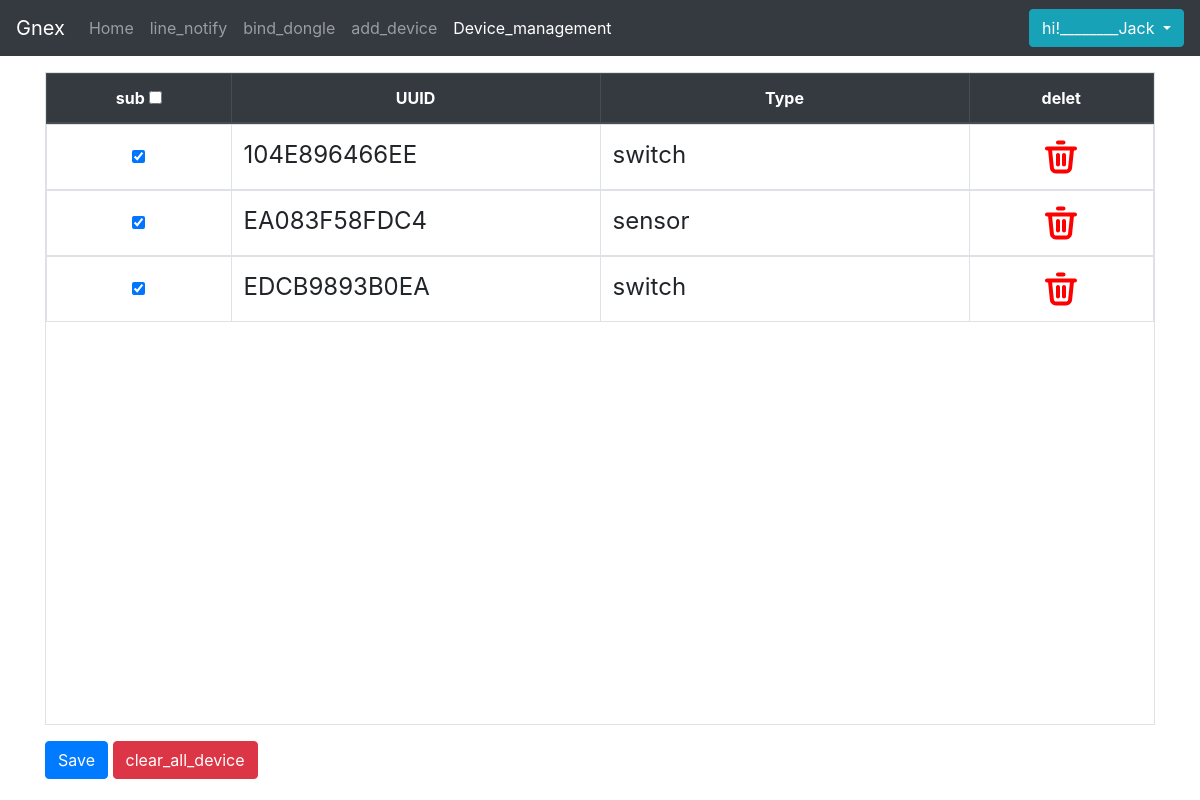
/Device_management (signed in), run on an earlier commit of the app's database.
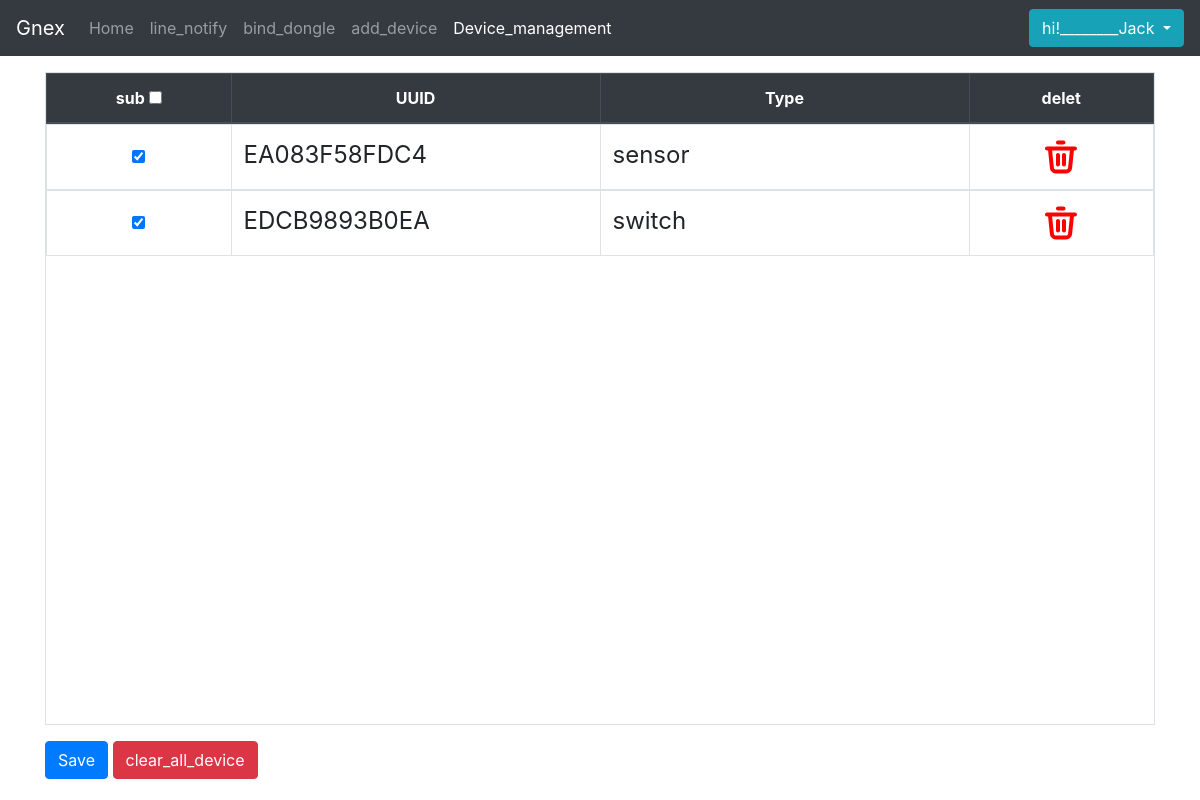
And on a later commit of the database.
### models.py (models this page shows, shortened)
class User(db.Model):
    username = db.Column(db.String(30), unique=True, nullable=False)
    password = db.Column(db.String(30), nullable=False)
    email = db.Column(db.String(120), nullable=True)
    NotifyToken = db.Column(db.String(120), nullable=True)
    Line_uuid = db.Column(db.String(120), nullable=True, primary_key=True)
    mqtt_dongle_id = db.Column(db.String(120), nullable=True)
    G1_mac = db.Column(db.String(120), nullable=True)
    children = db.relationship('Notify_status',back_populates="parent",cascade="all, delete-orphan")

class Notify_status(db.Model):
    Line_uuid = db.Column(db.String(100), db.ForeignKey('user.Line_uuid'), nullable=True, primary_key=True)
    Device_Mac= db.Column(db.String(100), primary_key=True)
    Device_status=db.Column(db.Boolean(), nullable=True)
    Device_type= db.Column(db.String(100),nullable=True)
    parent = db.relationship('User',back_populates="children")

### app/routes.py (the view)
@app.route('/Device_management',methods=['GET'])
def Device_management():
    array=[]
    result =db.session.query(User.username,Notify_status.Device_Mac,Notify_status.Device_status,Notify_status.Device_type).filter(User.username==flask_session['user']).filter(User.Line_uuid==Notify_status.Line_uuid).all()
    for i in range (len(result)):
        Device_Mac=result[i][1]
        Device_status=result[i][2]
        Device_type=result[i][3]
        data={'Device_Mac':Device_Mac,'Device_status':Device_status,'Device_type':Device_type}
        array.append(data)
    return render_template('Device_management.html',tabledata=array)

### app/routes.py (called while the page is built)
@app.before_request
def login_require():
    if request.path in ['','/login','/register','/powermeter_list_device'] or '/static/' in request.path:
        return None
    flask_session.permanent = True
    user=flask_session.get('user')
    if user==None:
        return redirect('/login')

### app/templates/Device_management.html (shortened to what this page needs)
{% extends 'base1.html' %}
{%block css_content%}
<link href="{{url_for('static',filename='css/Device_management.css')}}" rel="stylesheet">
{% endblock %}
{%block app_content%}
<div class="pt-3">
    <table class="table table-bordered" id="tab">
        <thead class="thead-dark d-flex">
            <tr class="">
                <th class="col-sm-2 col-3"> sub <input type="checkbox" id="checkall" ></th>
                <th class="col-sm-4 col-4">UUID</th>
                <th class="col-sm-4 col-3">Type</th>
                <th class="col-sm-2 col-2">delet</th>
            </tr>
        </thead>
        <tbody>
            {%for data in tabledata%}
            <tr id={{data['Device_Mac']}}>
                <th class="col-sm-2 col-3"><input type="checkbox" name="Checkbox[]"  aria-label="Checkbox for following text input" {{ "checked" if data['Device_status'] == True}}></th>
                <td class="col-sm-4 col-4" >{{data['Device_Mac']}}</td>
                <td class="col-sm-4 col-3"  >{{data['Device_type']}}</td>
                <th class="col-sm-2 col-2" ><img src="{{url_for('static',filename='img/Device_management/delete.svg')}}" alt=""></th>
            </tr>
            {%endfor%}
        </tbody>
    </table>
    <button id="send_data" type="button" class="btn btn-primary">Save</button>
    <button id="clear_data" type="button" class="btn btn-danger">clear_all_device</button>
</div>
{%endblock%}

### app/templates/base1.html (shortened to what this page needs)
<!DOCTYPE html>
<html lang="en">
<head>
    <link rel="stylesheet" href="https://cdn.jsdelivr.net/npm/bootstrap@4.6.1/dist/css/bootstrap.min.css">
    {%block css_content%}
    {% endblock %}
</head>
<body>
    {%include 'navbar.html'%}
    <div class="container">
        {%block app_content%}
        {%endblock%}
    </div>
</body>
</html>

### app/templates/navbar.html (shortened to what this page needs)
<nav class="navbar navbar-expand-lg navbar-dark bg-dark">
    <a class="navbar-brand" href="{{url_for('index')}}">Gnex</a>
    <div class="collapse navbar-collapse" id="navbarSupportedContent">
        <ul class="navbar-nav mr-auto">
            <li class="nav-item {%if request.endpoint == 'index'%}active{% endif %}">
                <a class="nav-link" href="{{url_for('index')}}">Home <span class="sr-only">(current)</span></a>
            </li>
            {%if "user" in session%}
            <li class="nav-item {%if request.endpoint == 'line_notify'%}active{% endif %}">
                <a class="nav-link" href="{{url_for('line_notify')}}">line_notify</a>
            </li>
            <li class="nav-item {%if request.endpoint == 'html5_qrcode'%}active{% endif %}">
                <a class="nav-link" href="{{url_for('html5_qrcode')}}">bind_dongle</a>
            </li>
            <li class="nav-item {%if request.endpoint == 'testform'%}active{% endif %}">
                <a class="nav-link" href="{{url_for('testform')}}">add_device</a>
            </li>
            <li class="nav-item {%if request.endpoint == 'Device_management'%}active{% endif %}">
                <a class="nav-link" href="{{url_for('Device_management')}}">Device_management</a>
            </li>
            {%endif%}
        </ul>
        {%if "user" in session%}
        <div class="btn-group">
            <button type="button" class="btn btn-info dropdown-toggle" data-toggle="dropdown" aria-haspopup="true"
                aria-expanded="false">
                hi!________{{session.get('user')}}
            </button>
        </div>
        {% else %}
        <a href="{{url_for('login')}}">
            <button type="button" class="btn btn-info">login</button>
        </a>
        {%endif%}
    </div>
</nav>

### app/static/css/Device_management.css (style rules this page uses)
table { display: flex; flex-flow: column; width: 100%; height: 100%; }
thead { width: 100%; }
tbody { flex: 1 1 auto; display: block; overflow-y: scroll; overflow-x: hidden; height: 650px; font-size: 3vmin; }
tr { width: 100%; display: table; table-layout: fixed; }
tr img { width: 25%; cursor: pointer; }
th { text-align: center; }
@media screen and (max-height:850px) { tbody { height: 600px; } }

What changed in the data, as far as the page shows it:
removed Notify_status: Device_Mac "104E896466EE", Device_type "switch"
